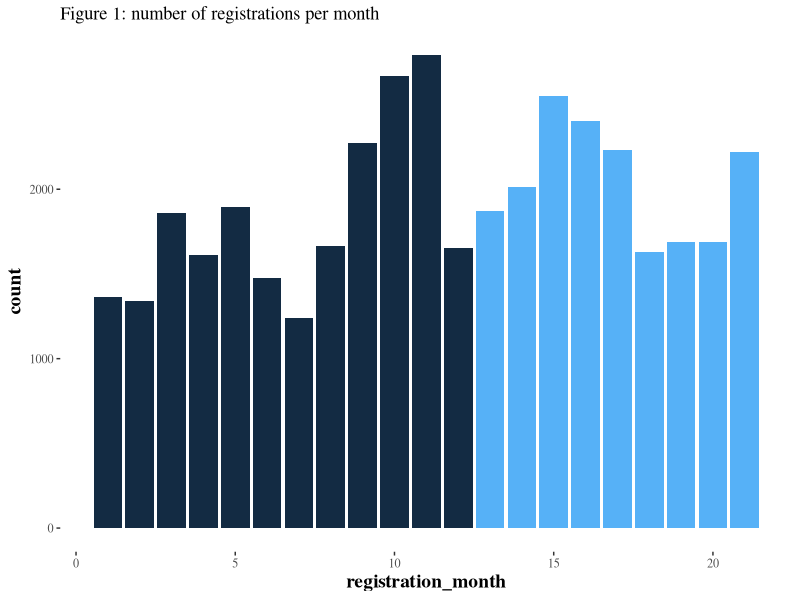
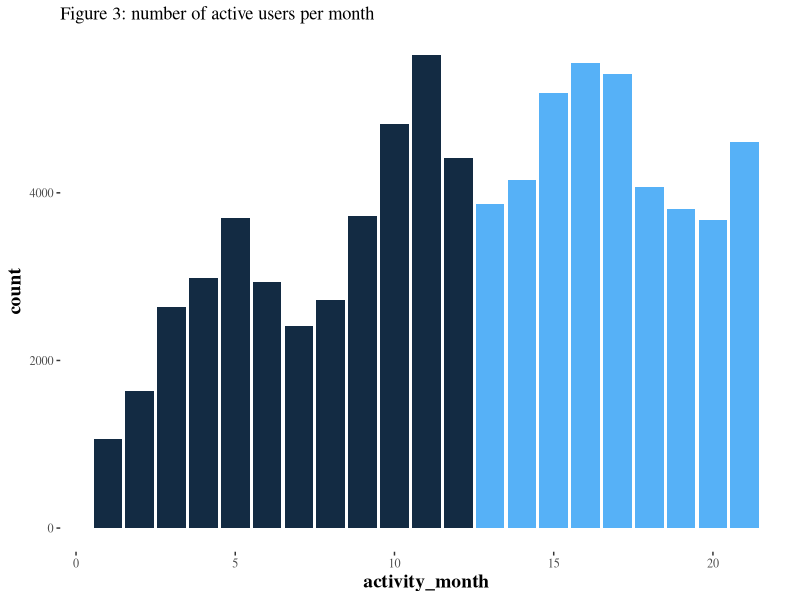

Source code (R) for these figures, in order:
## ---- chunk 1
knitr::opts_chunk$set(
  warning = FALSE,
  error = FALSE,
  echo = TRUE,
  message = FALSE,
  fig.align = 'center',
  fig.height = 3.75,
  fig.width = 6
)
## ---- chunk 2
rm(list = ls())
options(digits = 3)
options(scipen = 999)
library(dplyr)
library(ggplot2)
library(data.table)
library(ggthemes)
custom_theme <- theme_tufte() +
  theme(legend.position = c(0.9, 0.9),
        legend.title = element_text(face = "italic", size = 12),
        axis.title = element_text(face = "bold", size = 14))

## ---- chunk 3
data <- fread('data/activity.csv')
## ---- chunk 4
data %>%
  group_by(registration_month) %>% 
  summarize(count = n_distinct(id)) %>% 
  ggplot(aes(x = registration_month, y = count, fill = ifelse(registration_month <= 12, 1, 2))) +
  geom_col(show.legend = FALSE) +
  ggtitle('Figure 1: number of registrations per month') +
  custom_theme
## ---- chunk 5

## ---- chunk 6

## ---- chunk 7
data %>%
  group_by(activity_month) %>% 
  summarize(count = n()) %>% 
  ggplot(aes(x = activity_month, y = count, fill = ifelse(activity_month <= 12, 1, 2))) +
  geom_col(show.legend = FALSE) +
  ggtitle('Figure 3: number of active users per month') +
  custom_theme
## ---- chunk 8

## ---- chunk 9

## ---- chunk 10
registered_month_1 <- data %>%
  filter(registration_month == 1) %>% 
  summarize(count = n_distinct(id))

activity_month_2 <- data %>% 
  filter(registration_month == 1 & activity_month == 2) %>% 
  summarize(count = n())

retention_rate_1_2 <- paste0(round(activity_month_2[[1]] / registered_month_1[[1]], 4) * 100, '%')
retention_rate_1_2
## ---- chunk 11
registered_month_13 <- data %>%
  filter(registration_month == 13) %>% 
  summarize(count = n_distinct(id))

activity_month_14 <- data %>% 
  filter(registration_month == 13 & activity_month == 14) %>% 
  summarize(count = n())

retention_rate_13_14 <- paste0(round(activity_month_14[[1]] / registered_month_13[[1]], 4) * 100, '%')
retention_rate_13_14
## ---- chunk 12

## ---- chunk 13

